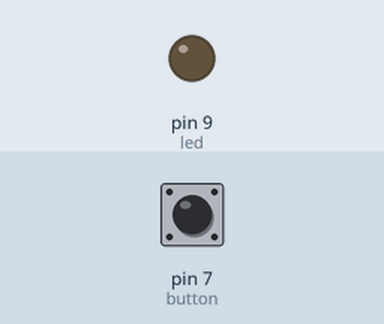
Simulated run of this sketch. Board: Arduino Uno, built with avr-gcc and run on an emulated ATmega328P. Shown: output pins drawn as LEDs (lit = HIGH). The test bench sets the inputs (shaded band); at power-on: pin 7 (button) LOW.

Above: at 1.2 s.
1.3 s: pin 7 (button) pulled HIGH for 0.15 s
At 1.78 s:
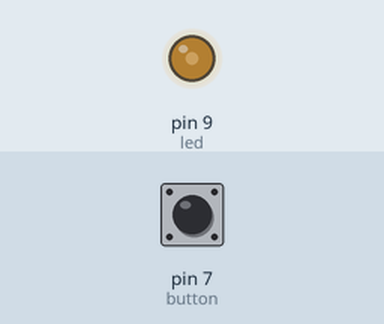
At 2.38 s:
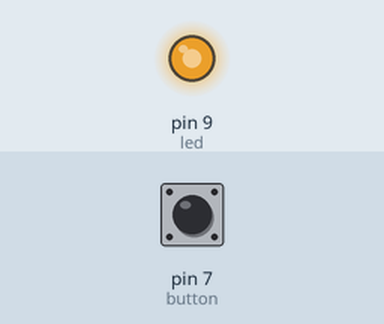
Timing chart, 0 to 10.3 s (numbered marks = the images above; inputs shaded):
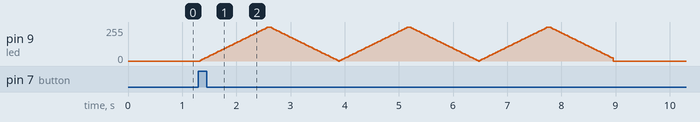

The sketch:

Assignment_2.ino
```cpp
/*
Zach Thomas
HCDE 439 Assignment 2
*/

int led = 9;           // the PWM pin the LED is attached to
int button = 7;        // the pin the button is attached to
int brightness = 0;    // how bright the LED is
int fadeAmount = 6;    // how many points to fade the LED by
int buttonState = 0;   // boolean for if the button is pushed or not

// the setup routine runs once when you press reset:
void setup() {
  pinMode(led, OUTPUT); // the led pin is an output
  pinMode(button, INPUT); // the button pin is an input
}

// the loop routine runs over and over again forever:
void loop() {
  buttonState = digitalRead(button); // set boolean for if the button is pressed or not
  if(buttonState == HIGH) { // if the button is pressed then start fade cycle
    for(int i = 0; i < 255; i++) { // the led will fade in and out fadeAmount divided by 2 times
      analogWrite(led, brightness); // set the brightness of the LED
      brightness = brightness + fadeAmount; // change the brightness by the set incriment
      if(brightness <= 0 || brightness >= 255) { // if the light is full brightness or off then switch the sign of the change in brightness
        fadeAmount = -fadeAmount;
      }
      delay(30); // wait 30 milliseconds
    }
  } else { // if the button isn't pressed turn the led off
    digitalWrite(led, LOW);
  }
}
```
